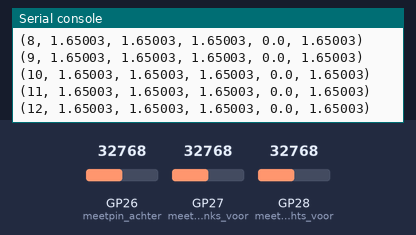
This program was run on a simulated Raspberry Pi Pico running CircuitPython. Shown: the last lines printed to the serial console. The inputs (shaded band) are chosen by the test bench; at power-on: GP26 (meetpin_achter) = 32768, GP27 (meetpin_links_voor) = 32768, GP28 (meetpin_rechts_voor) = 32768 (analog values on the 0–65535 scale).

Above: at 1.2 s.
1.3 s: GP26 (meetpin_achter) set to 45874
At 1.31 s:
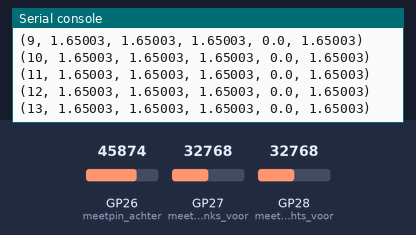
2.8 s: GP27 (meetpin_links_voor) set to 45874
At 2.83 s:
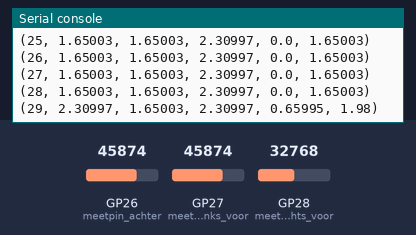
4.3 s: GP27 (meetpin_links_voor) set to 32767
At 4.34 s:
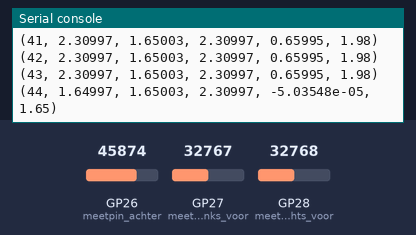
5.9 s: GP28 (meetpin_rechts_voor) set to 45874
At 5.95 s:
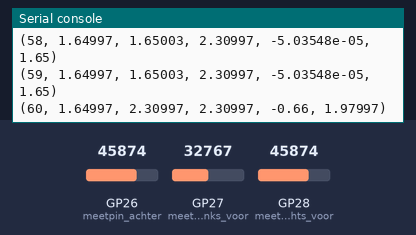
7.4 s: GP26 (meetpin_achter) set to 57670
At 7.46 s:
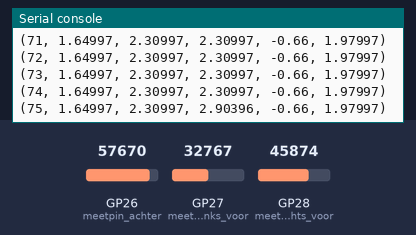
8.9 s: GP28 (meetpin_rechts_voor) set to 57670
At 8.97 s:
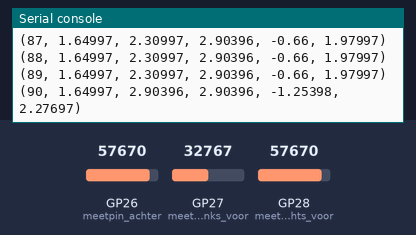
Timing chart, 0 to 11.4 s (numbered marks = the images above; inputs shaded):
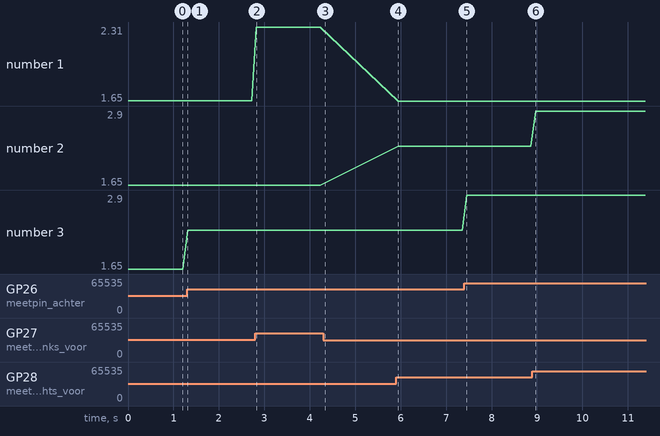

The program:

meting.py
```python
#Library Import
import digitalio
import board
import time
from analogio import AnalogIn

#functie om Spanning te meten
def calculate_voltage(value):
    return (value * 3.3) / 65535

#meetpinnen
meetpin_rechts_voor = AnalogIn(board.GP28)
meetpin_links_voor = AnalogIn(board.GP27)
meetpin_achter = AnalogIn(board.GP26)


for i in range(1000):

    measurement_links_voor = meetpin_links_voor.value
    measurement_rechts_voor = meetpin_rechts_voor.value
    measurement_achter = meetpin_achter.value


    voltage_links_voor = calculate_voltage(measurement_links_voor)
    voltage_rechts_voor = calculate_voltage(measurement_rechts_voor)
    voltage_achter = calculate_voltage(measurement_achter)

    verschil_linksvoor_en_rechtsvoor = voltage_links_voor - voltage_rechts_voor
    gemiddelde_linksvoor_en_rechtsvoor = (voltage_rechts_voor + voltage_links_voor)/2

    tuple_waarde = (
        i+1,
        voltage_links_voor,
        voltage_rechts_voor,
        voltage_achter,
        verschil_linksvoor_en_rechtsvoor,
        gemiddelde_linksvoor_en_rechtsvoor)

    print(tuple_waarde)
    time.sleep(0.1)
```

Measured:
- after the input at 2.8 s, the serial console: prints a new line at once (image 2)
- after the input at 4.3 s, the serial console: prints a new line at once (image 3)
- after the input at 5.9 s, the serial console: prints a new line after 0.05 s (image 4)
- after the input at 7.4 s, the serial console: prints a new line after 0.06 s (image 5)
- after the input at 8.9 s, the serial console: prints a new line after 0.07 s (image 6)
- plotted number 3: 1.65 → 2.31 after the input at 1.3 s, 2.31 → 2.9 after the input at 7.4 s
